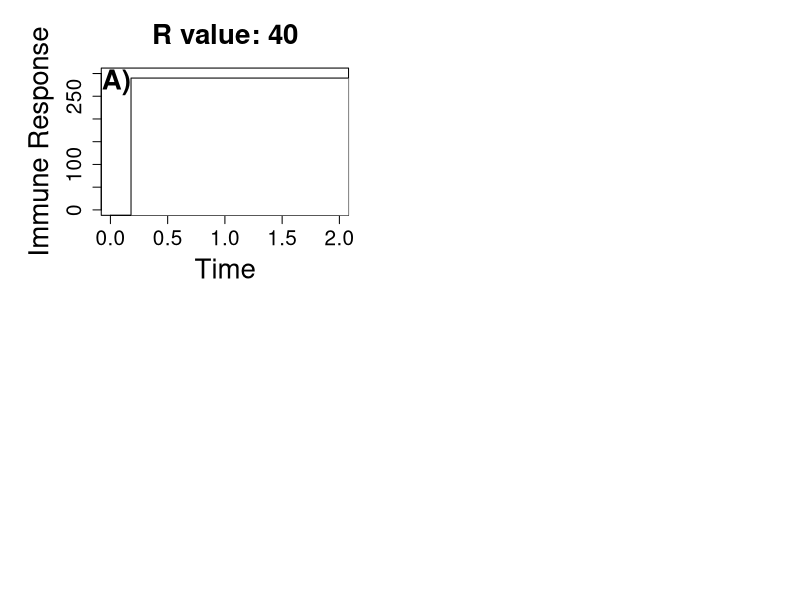

The R script that drew this image: (Note: this script raises an error after producing the figure.)
## ---- chunk 1
require(deSolve)
require(ggplot2)
require(gridExtra)
## ---- chunk 2
transmission.model <- function(t, x, params) {
  P <- x[1]
  X <- x[2]
  
  with(
    as.list(params),
    {
      dP <- r*P - k*X*P
      dX <- a - d*X + y*k*X*P
    
      res <- c(dP, dX)
      list(res)
    }
  )
}

transmission.potential <- function(k, P) {
  return(ifelse(k*P < 0, 0, k*P))
}

cutter <- function(dose, time, params) {
  df= data.frame(lsoda(c(P=dose, X=0), time, transmission.model, params))
  if(any(df$P) <= 0){
    clearance = min(which(df$P <= 0))
    df[clearance:length(time)] = NA
  }
  return(df)
}
## ---- chunk 3
params40 <- c(r=40, k=3.5, y=10^-4, a=1, d=.5)
params70 <- c(r=70, k=3.5, y=10^-4, a=1, d=.5)
params100 <- c(r=100, k=3.5, y=10^-4, a=1, d=.5)
time <- seq(0,2, by=0.001)
lowid <- 1
medid <- 100
highid <- 10000
ids <- data.frame(low=lowid, med=medid, high=highid)
lowcolor <- "black"
medcolor <- "#a3a3a3"
highcolor <- "#d4d4d4"
cols <- data.frame(low=lowcolor, med=medcolor, high=highcolor)
k <- 10^-3
## ---- chunk 4
plot.immune.response.panel <- function(ids, params, cols, label, time) {
  datalow= cutter(ids$low, time, params)
  datamed= cutter(ids$med, time, params)
  datahigh= cutter(ids$high, time, params)
  
  plot(datalow$time, datalow$X, col=cols[1], type="l", ylim=c(0, 300),
       xlab="Time", ylab="Immune Response", main=paste("R value:", params[1]),
       cex.lab=2, cex.axis=1.5, cex.main=2)
  text(0.05, 280, labels=label, font=2, cex=2)
  
  lines(datamed$time, datamed$X, col=cols[2])
  lines(datahigh$time, datahigh$X, col=cols[3])
}

#Plotting immune response over time

png("./Figures/Immune response.png", width=1000, height=900)

par(mfrow=c(2, 2), mar=c(5.1, 6.1, 4.1, 3.1))

plot.immune.response.panel(ids, params40, cols, "A)", time)

legend(0.18, 290, 
       title="Relative Infectious Dose",
       legend=c("1", "100", "10000"), 
       col=c(smallcolor, medcolor, highcolor), 
       cex=2, text.font=2, lty=1)

plot.immune.response.panel(ids, params70, cols, "B)")

plot.immune.response.panel(ids, params100, cols, "C)")

dev.off()
## ---- chunk 5
peak.immuneresponse <- function(data) {
  peak = max(data$immune)
  return(peak)
}

symp.thresh <- function(data, thresh.type) {
  peak.immune <- peak.immuneresponse(data)
  
  if(thresh.type == 'high') {
    return (peak.immune * 2)
  } else if (thresh.type == 'med') {
    return(peak.immune)
  } else {
    return(peak.immune / 2)
  }
}

symptomatic.df <- function(data, thresh) {
  symp= data[data$immune >= thresh,]
  
  return(symp)
}

plot.transmission.lines <- function(df, k, color) {
  lines(df$time, transmission.potential(k, df$P), col=color)
}
## ---- chunk 6
plot.simple.model.panel <- function(symp.thresh, k, datalow, datamed, datahigh, 
                                    cols, label) {
  lowcolor= cols$low
  medcolor= cols$med
  highcolor= cols$high
  
  plot(1, type="n", xlab='', ylab='', xlim=c(0, 0.4), ylim=c(1, 600), 
       cex.lab=2, cex.axis=1.5, cex.main=2)
  plot.transmission.lines(datalow, k, lowcolor)
  plot.transmission.lines(datamed, k, medcolor)
  plot.transmission.lines(datahigh, k, highcolor)
  abline(h=symp.thresh, lty=3, col="red")
  mtext(text="Time", side=1, line=4, cex=2)
  mtext(text="Transmission Potential", side=2, line=4, cex=2)
}

datalow <- cutter(ids$low, time, params40)
datamed <- cutter(ids$med, time, params40)
datahigh <- cutter(ids$high, time, params40)

#Case 1: Symptoms threshold is below transmission threshold

{
  png("./Figures/Simple Model.png", width=1000, height=700)
  par(mar=c(5.1, 6.1, 4.1, 3.1))
  symp.thresh1 <- 430
  
  { 
  
    plot.simple.model.panel(symp.thresh1, k, datalow, datamed, datahigh, cols)
    
    legend(0.25, 600, 
           title="Relative Infectious Dose",
           legend=c("1", "100", "10000", "Symptom threshold"), 
           lty= c(1, 1, 1, 3, 3), col=c(cols$low, cols$med, cols$high, "red"), lwd=3, 
           cex=1.5, text.font=2) 
  }

  dev.off()
}

## ---- chunk 7
plot.immune.model.panel <- function(symp.thresh, r, label, cols, y, vary) {
  par(mar=c(5.1, 6.1, 4.1, 3.1))
  params=c(r=r, k=3.5, y=y, a=1, d=.5)
  
  datalow= data.frame(lsoda(c(P=lowid, X=0), time, transmission.model, params))
  datamed= data.frame(lsoda(c(P=medid, X=0), time, transmission.model, params))
  datahigh=- data.frame(lsoda(c(P=highid, X=0), time, transmission.model, params))
  
  dfs <- list(datalow, datamed, datahigh)
  
  plot(1, type="n", xlab='', ylab='', log='y', xlim=c(0, 0.5), ylim=c(1, 10^4), 
       cex.lab=2, cex.axis=1.5, cex.main=2)
  plot.immune.model.line(datalow, symp.thresh, cols$low)
  plot.immune.model.line(datamed, symp.thresh, cols$med)
  plot.immune.model.line(datahigh, symp.thresh, cols$high)
  
  if(vary=="gamma") {
    mtext(text=bquote("Transmission when "~ gamma ~ " = " ~ .(y)), font=2, side=3, line=1, cex=2)
    text(0.05, 6000, labels=label, font=2, cex=2)
  } else {
    text(0.25, 10^11, labels=label, font=2, cex=2)
    mtext(text=bquote("Transmission when r =" ~ .(r)), side=3, font=2, line=1, cex=2)
  }
}

plot.immune.model.line <- function(data, symp.thresh, col) {
  data=data[transmission.potential(k, data$P) > 0,]
  lines(data$time, transmission.potential(k, data$P), col=col)
  symptomatic <- data[data$X >= symp.thresh,]
  lines(symptomatic$time, transmission.potential(k,symptomatic$P), lwd=3)
}

symp.thresh <- 5

#r varies. gamma= 10^-4

r <- seq(10, 130, by=10)

png("./Figures/Immune-based symptoms varying r.png", width=1400, height=1000)

par(mfrow=c(3, 4), mar=c(5.1, 6.1, 4.1, 3.1))

for (i in seq(1, 12)) {
  
  plot.immune.model.panel(symp.thresh, round(r[i]), paste(LETTERS[i], ")"), cols, 10^-4, "r")

  if (i == 9) {
    mtext(text="Time", side=1, line=4, cex=2)
    mtext(text="Transmission Potential", side=2, line=4, cex=2)
    
    legend(0.21, 8800, 
           title="Relative Infectious Dose",
           legend=c("1", "100", "10000", "Symptoms"), 
           col=c(smallcolor, medcolor, highcolor, smallcolor), lwd=c(1, 1, 1, 3), 
           cex=1.5, text.font=2)
  }

}

dev.off()

#gamma varies. r=40.

symp.thresh <- 5

y <- seq(.5 * 10^-4, 1.5*10^-4, by=.1*10^-4)

png("./Figures/Immune-based symptoms varying y many.png", width=1600, height=1000)

par(mfrow=c(3, 4), mar=c(5.1, 6.1, 4.1, 3.1))

for (i in seq(1, 11)) {
  
  plot.immune.model.panel(symp.thresh, 40, paste(LETTERS[i], ")"), cols, y[i], "gamma")
  
  if (i == 9) {
    mtext(text="Time", side=1, line=4, cex=2)
    mtext(text="Transmission Potential", side=2, line=4, cex=2)
    
    legend(0.27, 10000, 
           title="Relative Infectious Dose",
           legend=c("1", "100", "10000", "Symptoms"), 
           col=c(smallcolor, medcolor, highcolor, smallcolor), lwd=c(1, 1, 1, 3), 
           cex=1.5, text.font=2)
  }
  
}

dev.off()

## ---- chunk 8
gamma_variable <- rep(c(0.5 * 10^-4, 10^-4, 1.5 * 10^-4), 3)
r_variable <- rep(c(10, 70, 130), 3)
dose <- c(rep(1, 3), rep(100, 3), rep(10000, 3))

get.params <- function(gamma, r) {
  return (c(y=gamma, r=r, a=1, d=.5, k=3.5))
}

desolve_function <- function(gamma, r, id) {
  time = seq(0,2, by=0.001)
  parameter_value = get.params(gamma, r)
  df = cutter(id, time, parameter_value)
  tp = data.frame(time=time, transmission_potential=transmission.potential(10^-3, df$P), immune=df$X, gamma=gamma, r=r, dose=id)
  return(tp)
}

varyingr <- data.frame(gamma= gamma_variable[2], r=r_variable, dose=dose)

#varyingr is a list
varyingr <- do.call(rbind, mapply(desolve_function, varyingr$gamma, varyingr$r, varyingr$dose, SIMPLIFY = FALSE))

lowr <- varyingr[varyingr$r == r_variable[1],] 
medr <- varyingr[varyingr$r == r_variable[2],] 
highr <- varyingr[varyingr$r == r_variable[3],] 

symp.lowthresh <- symp.thresh(medr, 'low')
symp.medthresh <- symp.thresh(medr, 'med')
symp.highthresh <- symp.thresh(medr, 'high')

lowr <- varyingr[varyingr$r == r_variable[1],] 
symptomatic.lowr.lowthresh <- symptomatic.df(lowr, symp.lowthresh)
symptomatic.lowr.medthresh <- symptomatic.df(lowr, symp.medthresh)
symptomatic.lowr.highthresh <- symptomatic.df(lowr, symp.highthresh)

symptomatic.medr.lowthresh <- symptomatic.df(medr, symp.lowthresh)
symptomatic.medr.medthresh <- symptomatic.df(medr, symp.medthresh)
symptomatic.medr.highthresh <- symptomatic.df(medr, symp.highthresh)

symptomatic.highr.lowthresh <- symptomatic.df(highr, symp.lowthresh)
symptomatic.highr.medthresh <- symptomatic.df(highr, symp.medthresh)
symptomatic.highr.highthresh <- symptomatic.df(highr, symp.highthresh)

#varyingy is a list
varyingy <- data.frame(gamma=gamma_variable, r=r_variable[2], dose=dose)
varyingy <- mapply(desolve_function, varyingy$gamma, varyingy$r, id=varyingy$dose, SIMPLIFY = FALSE)

varyingy <- do.call(rbind, varyingy)

lowy <- varyingy[varyingy$gamma == gamma_variable[1],] 
medy <- varyingy[varyingy$gamma == gamma_variable[2],] 
highy <- varyingy[varyingy$gamma == gamma_variable[3],] 

symptomatic.lowy.lowthresh <- symptomatic.df(lowy, symp.lowthresh)
symptomatic.lowy.medthresh <- symptomatic.df(lowy, symp.medthresh)
symptomatic.lowy.highthresh <- symptomatic.df(lowy, symp.highthresh)

symptomatic.medy.lowthresh <- symptomatic.df(medy, symp.lowthresh)
symptomatic.medy.medthresh <- symptomatic.df(medy, symp.medthresh)
symptomatic.medy.highthresh <- symptomatic.df(medy, symp.highthresh)

symptomatic.highy.lowthresh <- symptomatic.df(highy, symp.lowthresh)
symptomatic.highy.medthresh <- symptomatic.df(highy, symp.medthresh)
symptomatic.highy.highthresh <- symptomatic.df(highy, symp.highthresh)

## ---- chunk 9
plot.varyingr <- function(lowr.df, medr.df, highr.df, symp.lowr.df, symp.medr.df, symp.highr.df) {
  colsr.id <- c("1"="red", "100"="purple", "10000"="orange")
  
  rlabels <- c("r: 10",
              "r: 70",
              "r: 130")
  names(rlabels) <- c("10", "70", "130")
  ggplot(varyingr, aes(x=time, y=transmission_potential, color=as.factor(dose))) + 
  xlim(0, 1.8) +
  geom_line(data=lowr.df) +
  geom_line(data=medr.df) +
  geom_line(data=highr.df) +
  facet_wrap(~ r, ncol=1, labeller=labeller(r=rlabels), scales="free") +
  
  #Bolded transmission potential lines where symptoms occur
  geom_line(data=symp.lowr.df, lwd=1.5) +
  geom_line(data=symp.medr.df, lwd=1.5) +
  geom_line(data=symp.highr.df,lwd=1.5) +
  
  xlab("Time") + ylab("Transmission Potential") + 
  scale_color_manual(name="Relative Infectious Dose", values = colsr.id) +
  theme(strip.background = element_rect(fill="lightblue"), 
        legend.position=c(.65, .15)) 
}

varyingr.plot.lowthresh <- plot.varyingr(lowr, medr, highr, 
                                         symptomatic.lowr.lowthresh, symptomatic.medr.lowthresh, symptomatic.highr.lowthresh)

varyingr.plot.medthresh <- plot.varyingr(lowr, medr, highr, 
                                         symptomatic.lowr.medthresh, symptomatic.medr.medthresh, symptomatic.highr.medthresh)

varyingr.plot.highthresh <- plot.varyingr(lowr, medr, highr, 
                                         symptomatic.lowr.highthresh, symptomatic.medr.highthresh, symptomatic.highr.highthresh)

plot.varyingy <- function(lowy.df, medy.df, highy.df, symp.lowy.df, symp.medy.df, symp.highy.df) {
  gamma <- "\u03B3"
  colsy.id <- c("1"="black", "100"="green", "10000"="blue")
  ylabels <- c(paste(gamma, ": 5e-05", sep=""),
              paste(gamma, ": 1e-04", sep=""),
              paste(gamma, ": 0.00015", sep=""))

  names(ylabels) <- c("5e-05", "1e-04", "0.00015")
  
  ggplot(varyingy, aes(x=time, y=transmission_potential, color=as.factor(dose))) + 
  xlim(0, 1.8) +
  geom_line(data=lowy.df) +
  geom_line(data=medy.df) +
  geom_line(data=highy.df) +
  facet_wrap(~ gamma, ncol=1, labeller=labeller(gamma=ylabels), scales="free") +
  
  #Bolded transmission potential lines where symptoms occur
  geom_line(data=symp.lowy.df, lwd=1.5) +
  geom_line(data=symp.medy.df, lwd=1.5) +
  geom_line(data=symp.highy.df,lwd=1.5) +
  
  xlab("Time") + ylab("Transmission Potential") + 
  scale_color_manual(name="Relative Infectious Dose", values = colsy.id) +
  theme(strip.background = element_rect(fill="lightblue"), 
        legend.position=c(.65, .15)) 
}

varyingy.plot.lowthresh <- plot.varyingy(lowy, medy, highy, 
                                         symptomatic.lowy.lowthresh, symptomatic.medy.lowthresh, symptomatic.highy.lowthresh)

varyingy.plot.medthresh <- plot.varyingy(lowy, medy, highy, 
                                         symptomatic.lowy.medthresh, symptomatic.medy.medthresh, symptomatic.highy.medthresh)

varyingy.plot.highthresh <- plot.varyingy(lowy, medy, highy, 
                                         symptomatic.lowy.highthresh, symptomatic.medy.highthresh, symptomatic.highy.highthresh)

lowsymp.thresh.plot <- grid.arrange(varyingr.plot.lowthresh, varyingy.plot.lowthresh, ncol=2)

ggsave("./Figures/Varying r and y low thresh.png", plot=lowsymp.thresh.plot)

medsymp.thresh.plot <- grid.arrange(varyingr.plot.medthresh, varyingy.plot.medthresh, ncol=2)

ggsave("./Figures/Varying r and y med thresh.png", plot=medsymp.thresh.plot)

highsymp.thresh.plot <- grid.arrange(varyingr.plot.highthresh, varyingy.plot.highthresh, ncol=2)

ggsave("./Figures/Varying r and y high thresh.png", plot=highsymp.thresh.plot)
